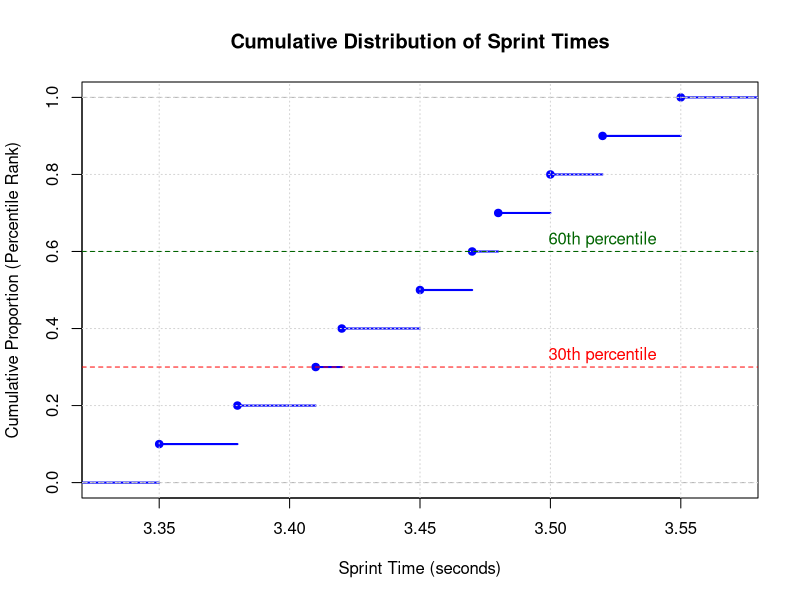
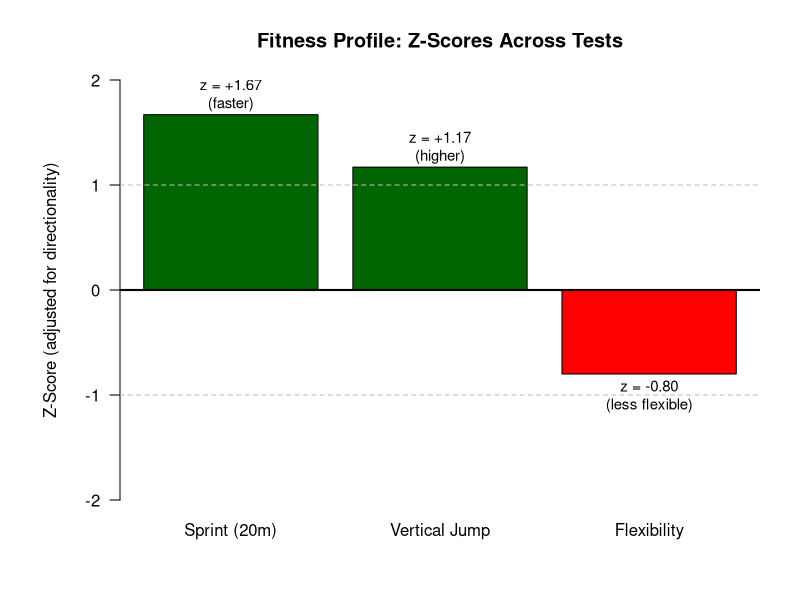
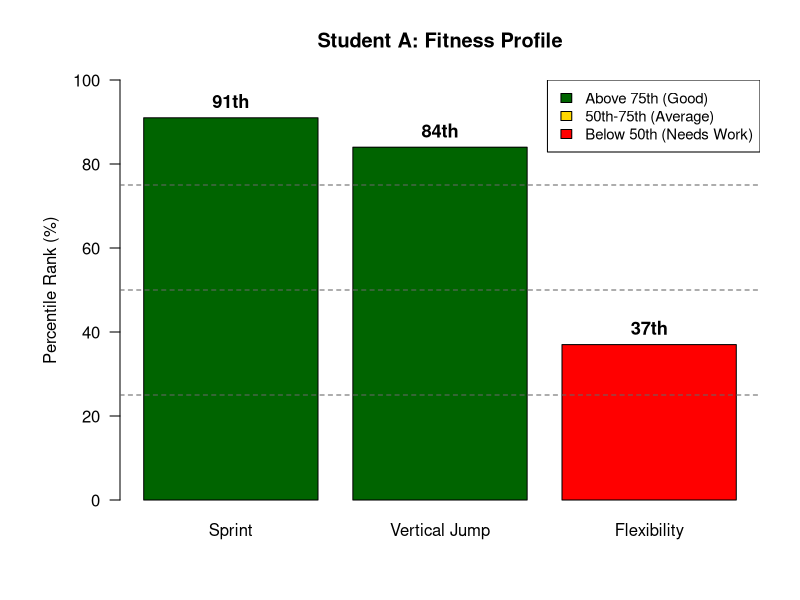

Reproduce these figures in R, in order.
## ---- chunk 1
#| label: fig-cdf-sprint
#| fig-cap: "Cumulative distribution function showing percentile ranks for sprint times"
#| code-fold: true

# Sprint times from worked example
sprint_times <- c(3.35, 3.38, 3.41, 3.42, 3.45, 3.47, 3.48, 3.50, 3.52, 3.55)

# Create empirical CDF
plot(ecdf(sprint_times), 
     main = "Cumulative Distribution of Sprint Times", 
     xlab = "Sprint Time (seconds)", 
     ylab = "Cumulative Proportion (Percentile Rank)",
     col = "blue", lwd = 2)
grid()

# Highlight 30th and 60th percentiles
abline(h = 0.30, col = "red", lty = 2)
abline(h = 0.60, col = "darkgreen", lty = 2)
text(3.52, 0.33, "30th percentile", col = "red")
text(3.52, 0.63, "60th percentile", col = "darkgreen")
## ---- chunk 2
#| label: fig-z-score-profile
#| fig-cap: "Z-score profile across three fitness tests showing relative strengths and weaknesses"
#| code-fold: true

# Z-scores for the three tests
tests <- c("Sprint (20m)", "Vertical Jump", "Flexibility")
z_scores <- c(-1.67, 1.17, -0.80)

# Adjust z-scores for "lower is better" tests to make interpretation clearer
# For sprint, we'll plot the absolute value with "better" being positive
z_scores_adjusted <- c(1.67, 1.17, -0.80)

# Create bar plot
par(mar = c(5, 6, 4, 2))
barplot(z_scores_adjusted, 
        names.arg = tests, 
        col = ifelse(z_scores_adjusted > 0, "darkgreen", "red"),
        ylim = c(-2, 2),
        ylab = "Z-Score (adjusted for directionality)",
        main = "Fitness Profile: Z-Scores Across Tests",
        border = "black", las = 1)
abline(h = 0, lwd = 2)
abline(h = c(-1, 1), lty = 2, col = "gray")
text(x = c(0.7, 1.9, 3.1), y = z_scores_adjusted + sign(z_scores_adjusted)*0.2, 
     labels = c("z = +1.67\n(faster)", "z = +1.17\n(higher)", "z = -0.80\n(less flexible)"),
     cex = 0.9)
## ---- chunk 3
#| label: fig-student-profile
#| fig-cap: "Fitness profile for Student A showing percentile ranks across three components"
#| code-fold: true

# Define test components and percentile ranks
tests <- c("Sprint", "Vertical Jump", "Flexibility")
percentiles <- c(91, 84, 37)

# Create bar plot
par(mar = c(5, 6, 4, 2))
barplot(percentiles, 
        names.arg = tests,
        col = ifelse(percentiles >= 75, "darkgreen", 
                     ifelse(percentiles >= 50, "gold", "red")),
        ylim = c(0, 100),
        ylab = "Percentile Rank (%)",
        main = "Student A: Fitness Profile",
        border = "black", las = 1)
abline(h = c(25, 50, 75), lty = 2, col = "gray40")
text(x = c(0.7, 1.9, 3.1), y = percentiles + 4, 
     labels = paste0(percentiles, "th"), cex = 1.1, font = 2)
legend("topright", 
       legend = c("Above 75th (Good)", "50th-75th (Average)", "Below 50th (Needs Work)"),
       fill = c("darkgreen", "gold", "red"),
       border = "black", cex = 0.9)
